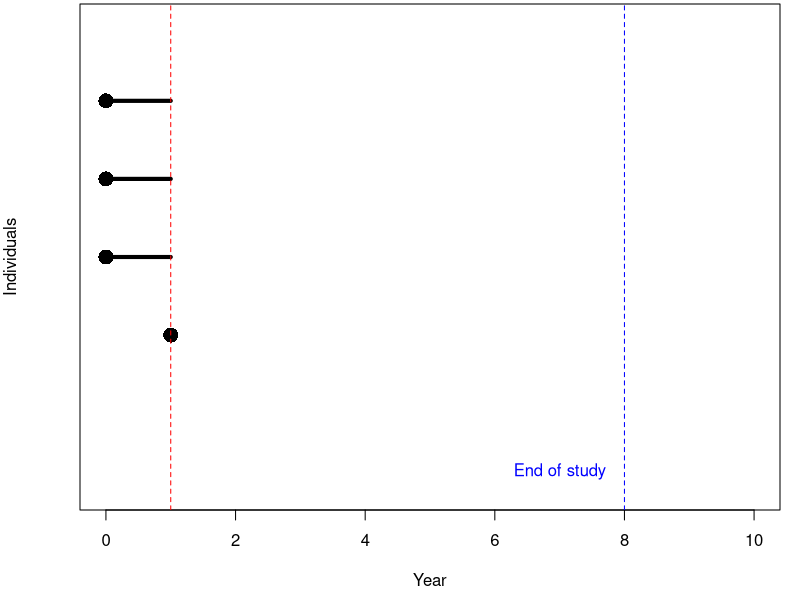
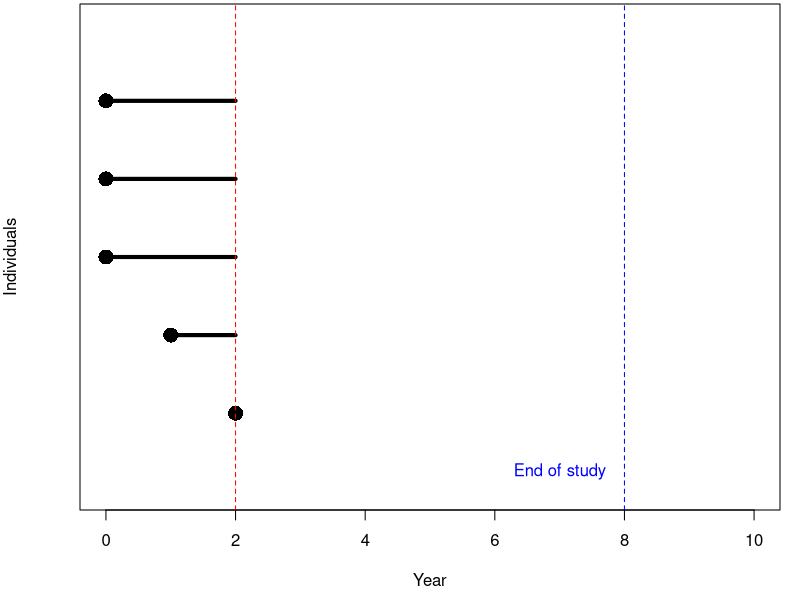
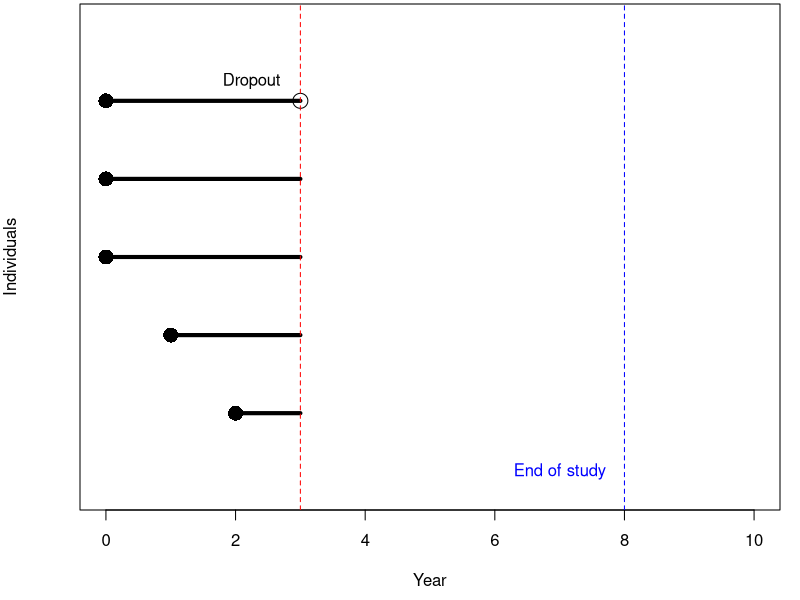
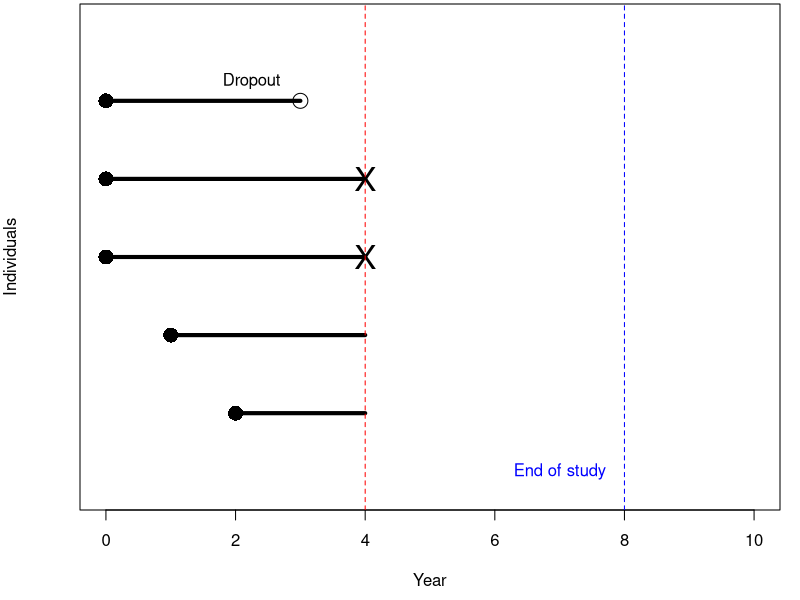
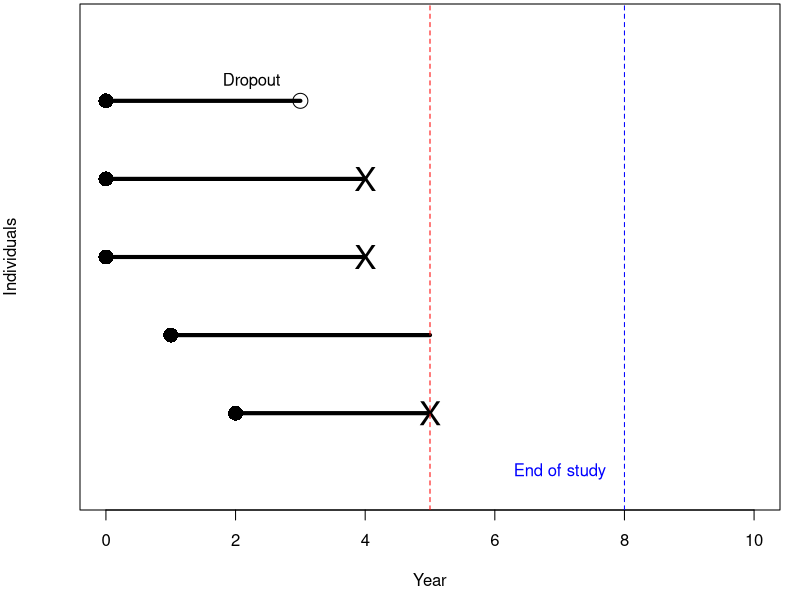
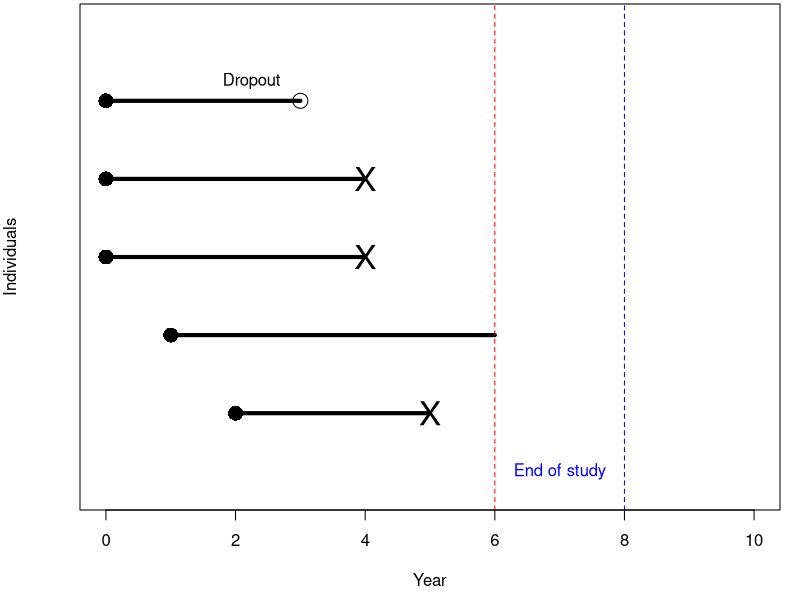
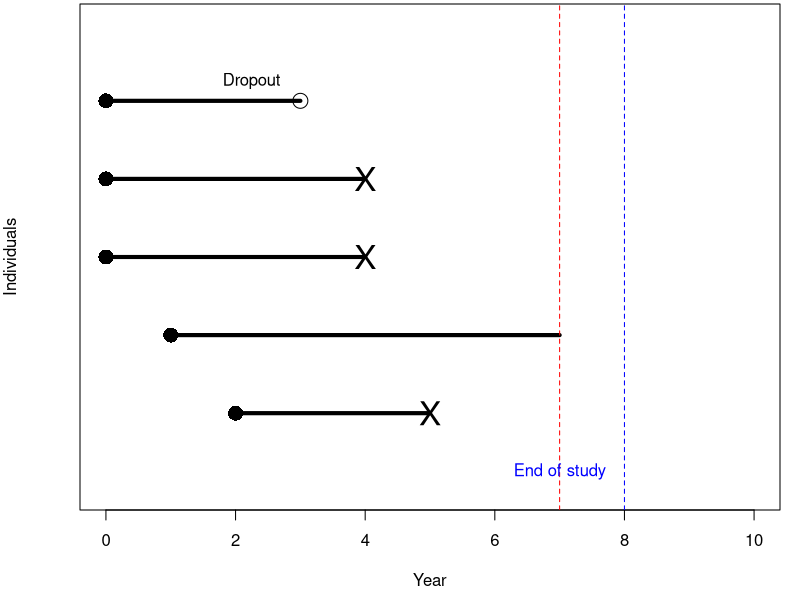
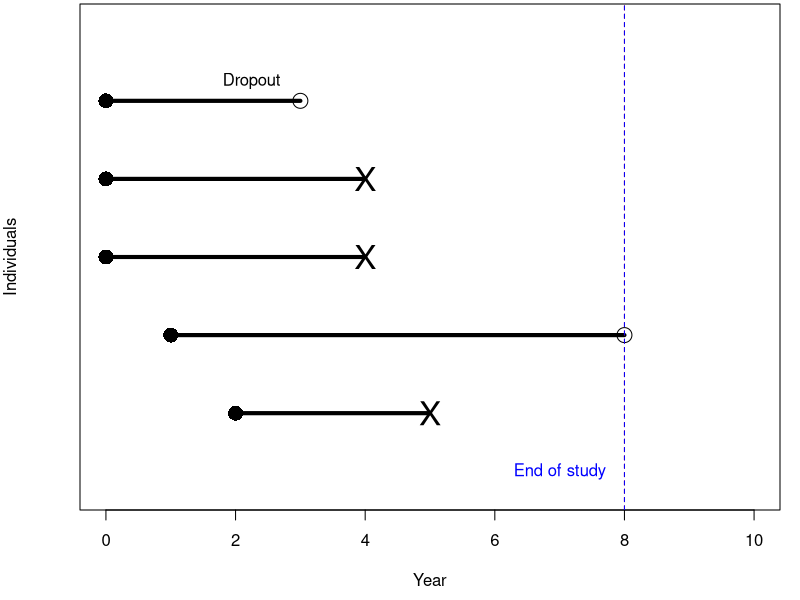

Recreate these plots in R, in order.
## ---- chunk 1
knitr::opts_chunk$set(echo=FALSE, warning=FALSE, message=FALSE)
## ---- chunk 2
par(mar = c(4.5,4,0.2,1))
plot(1, type = "n", xlim = c(0,10), ylim = c(0,6), yaxt = "n", xlab = "Year", ylab = "Individuals")
segments(x0 = 0, y0 = 5:3, x1 = 1, lwd = 4)
points(x = c(0,0,0,1), y = 5:2, pch = 16, cex = 2)
abline(v = c(1,8), col = c("red", "blue"), lty = "dashed")
text(x = 7, y = 0.25, labels = "End of study", col = "blue")
## ---- chunk 3
par(mar = c(4.5,4,0.2,1))
plot(1, type = "n", xlim = c(0,10), ylim = c(0,6), yaxt = "n", xlab = "Year", ylab = "Individuals")
segments(x0 = c(0,0,0,1), y0 = 5:2, x1 = 2, lwd = 4)
points(x = c(0,0,0,1,2), y = 5:1, pch = 16, cex = 2)
abline(v = c(2,8), col = c("red", "blue"), lty = "dashed")
text(x = 7, y = 0.25, labels = "End of study", col = "blue")
## ---- chunk 4
par(mar = c(4.5,4,0.2,1))
plot(1, type = "n", xlim = c(0,10), ylim = c(0,6), yaxt = "n", xlab = "Year", ylab = "Individuals")
segments(x0 = c(0,0,0,1,2), y0 = 5:1, x1 = 3, lwd = 4)
points(x = c(0,0,0,1,2), y = 5:1, pch = 16, cex = 2)
points(x = 3, y = 5, pch = 1, cex = 2)
abline(v = c(3,8), col = c("red", "blue"), lty = "dashed")
text(x = 7, y = 0.25, labels = "End of study", col = "blue")
text(x = 2.25, y = 5.25, labels = "Dropout")
## ---- chunk 5
par(mar = c(4.5,4,0.2,1))
plot(1, type = "n", xlim = c(0,10), ylim = c(0,6), yaxt = "n", xlab = "Year", ylab = "Individuals")
segments(x0 = c(0,0,0,1,2), y0 = 5:1, x1 = c(3,rep(4,4)), lwd = 4)
points(x = c(0,0,0,1,2), y = 5:1, pch = 16, cex = 2)
points(x = 3, y = 5, pch = 1, cex = 2)
points(x = rep(4,2), y = c(4,3), pch = "X", cex = 2)
abline(v = c(4,8), col = c("red", "blue"), lty = "dashed")
text(x = 7, y = 0.25, labels = "End of study", col = "blue")
text(x = 2.25, y = 5.25, labels = "Dropout")
## ---- chunk 6
par(mar = c(4.5,4,0.2,1))
plot(1, type = "n", xlim = c(0,10), ylim = c(0,6), yaxt = "n", xlab = "Year", ylab = "Individuals")
segments(x0 = c(0,0,0,1,2), y0 = 5:1, x1 = c(3,4,4,5,5), lwd = 4)
points(x = c(0,0,0,1,2), y = 5:1, pch = 16, cex = 2)
points(x = 3, y = 5, pch = 1, cex = 2)
points(x = c(rep(4,2),5), y = c(4,3,1), pch = "X", cex = 2)
abline(v = c(5,8), col = c("red", "blue"), lty = "dashed")
text(x = 7, y = 0.25, labels = "End of study", col = "blue")
text(x = 2.25, y = 5.25, labels = "Dropout")
## ---- chunk 7
par(mar = c(4.5,4,0.2,1))
plot(1, type = "n", xlim = c(0,10), ylim = c(0,6), yaxt = "n", xlab = "Year", ylab = "Individuals")
segments(x0 = c(0,0,0,1,2), y0 = 5:1, x1 = c(3,4,4,6,5), lwd = 4)
points(x = c(0,0,0,1,2), y = 5:1, pch = 16, cex = 2)
points(x = 3, y = 5, pch = 1, cex = 2)
points(x = c(rep(4,2),5), y = c(4,3,1), pch = "X", cex = 2)
abline(v = c(6,8), col = c("red", "blue"), lty = "dashed")
text(x = 7, y = 0.25, labels = "End of study", col = "blue")
text(x = 2.25, y = 5.25, labels = "Dropout")
## ---- chunk 8
par(mar = c(4.5,4,0.2,1))
plot(1, type = "n", xlim = c(0,10), ylim = c(0,6), yaxt = "n", xlab = "Year", ylab = "Individuals")
segments(x0 = c(0,0,0,1,2), y0 = 5:1, x1 = c(3,4,4,7,5), lwd = 4)
points(x = c(0,0,0,1,2), y = 5:1, pch = 16, cex = 2)
points(x = 3, y = 5, pch = 1, cex = 2)
points(x = c(rep(4,2),5), y = c(4,3,1), pch = "X", cex = 2)
abline(v = c(7,8), col = c("red", "blue"), lty = "dashed")
text(x = 7, y = 0.25, labels = "End of study", col = "blue")
text(x = 2.25, y = 5.25, labels = "Dropout")
## ---- chunk 9
par(mar = c(4.5,4,0.2,1))
plot(1, type = "n", xlim = c(0,10), ylim = c(0,6), yaxt = "n", xlab = "Year", ylab = "Individuals")
segments(x0 = c(0,0,0,1,2), y0 = 5:1, x1 = c(3,4,4,8,5), lwd = 4)
points(x = c(0,0,0,1,2), y = 5:1, pch = 16, cex = 2)
points(x = c(3,8), y = c(5,2), pch = 1, cex = 2)
points(x = c(rep(4,2),5), y = c(4,3,1), pch = "X", cex = 2)
abline(v = c(8,8), col = c("red", "blue"), lty = "dashed")
text(x = 7, y = 0.25, labels = "End of study", col = "blue")
text(x = 2.25, y = 5.25, labels = "Dropout")
## ---- chunk 10
par(mar = c(4.5,4,0.2,1))
plot(1, type = "n", xlim = c(0,10), ylim = c(0,6), yaxt = "n", xlab = "Year", ylab = "Individuals")
segments(x0 = c(0,0,0,1,2), y0 = 5:1, x1 = c(3,4,4,8,5), lwd = 4)
segments(x0 = 8, y0 = 2, x1 = 10, lwd = 4, lty = "dashed", col = "gray50")
points(x = c(0,0,0,1,2), y = 5:1, pch = 16, cex = 2)
points(x = c(3,8), y = c(5,2), pch = 1, cex = 2)
points(x = c(rep(4,2),5,10), y = c(4,3,1,2), pch = "X", cex = 2)
abline(v = c(8,8), col = c("red", "blue"), lty = "dashed")
text(x = 7, y = 0.25, labels = "End of study", col = "blue")
text(x = 2.25, y = 5.25, labels = "Dropout")
## ---- chunk 11
par(mar = c(4.5,4,0.2,1))
plot(1, type = "n", xlim = c(0,10), ylim = c(0,6), yaxt = "n", xlab = "Year", ylab = "Individuals")
segments(x0 = c(0,0,0,1,2), y0 = 5:1, x1 = c(3,4,4,8,5), lwd = 4)
segments(x0 = 8, y0 = 2, x1 = 10, lwd = 4, lty = "dashed", col = "gray50")
points(x = c(0,0,0,1,2), y = 5:1, pch = 16, cex = 2)
points(x = c(3,8), y = c(5,2), pch = 1, cex = 2)
points(x = c(rep(4,2),5,10), y = c(4,3,1,2), pch = "X", cex = 2)
abline(v = c(8,8), col = c("red", "blue"), lty = "dashed")
text(x = 7, y = 0.25, labels = "End of study", col = "blue")
text(x = 2.25, y = 5.25, labels = "Dropout")
text(x = c(1.75,6.75), y = c(4.75,1.75), labels = "Right-censored", col = "red")
## ---- chunk 12
par(mar = c(4.5,4,0.2,1))
plot(1, type = "n", xlim = c(0,10), ylim = c(0,2), yaxt = "n", xlab = "Year", ylab = "Individuals")
segments(x0 = 0, x1 = 7, y0 = 1, lwd = 4)
points(x = c(5,7), y = c(1,1), pch = "X", cex = 2, col = c("red", "black"))
text(x = c(5,7), y = c(0.75,1.25), labels = c("Infection onset", "Infection detection"), col = c("red", "black"))
## ---- chunk 13
par(mar = c(4.5,4,0.2,1))
plot(1, type = "n", xlim = c(0,10), ylim = c(0,2), yaxt = "n", xlab = "Year", ylab = "Individuals")
segments(x0 = 0, x1 = 7, y0 = 1, lwd = 4)
points(x = c(3,5,7), y = rep(1,3), pch = "X", cex = 2, col = c("black", "red", "black"))
text(x = c(3,5,7), y = c(1.25,0.75,1.25), labels = c("No infection detection", "Infection onset", "Infection detection"), col = c("black", "red", "black"))
## ---- chunk 14
par(mfrow = c(1,2))
t <- seq(0, 20, 0.01)
s1 <- pexp(t, lower.tail = FALSE, rate = 0.1)
s2 <- pexp(t, lower.tail = FALSE, rate = 0.2)
plot(t, s1, type = "l", ylim = range(s1, s2), xlab = "Time", ylab = "Survival probability")
lines(t, s2, col = "red")
text(x = c(5,15), y = c(0.05,0.45), labels = c("Worse survival", "Better survival"), col = c("red", "black"))
## Hazard
plot(t, rep(0.1, length(t)), type = "l", xlab = "Time", ylab = "Hazard", ylim = c(0,0.3))
lines(t, rep(0.2, length(t)), col = "red")
text(x = c(10,10), y = c(0.07,0.23), labels = c("Better survival", "Worse survival"), col = c("black", "red"))
## ---- chunk 15
par(mfrow = c(2,2))
h1 <- rep(3, length(t))
h2 <- exp(t-10)
h3 <- exp(-t-2)
h4 <- sin(t*1.5*pi/20)
plot(t, h1, type = "l", xlab = "Time", ylab = "Hazard", xaxt = "n", yaxt = "n", main = "Healthy individuals")
plot(t, h2, type = "l", xlab = "Time", ylab = "Hazard", xaxt = "n", yaxt = "n", main = "Cancer patients")
plot(t, h3, type = "l", xlab = "Time", ylab = "Hazard", xaxt = "n", yaxt = "n", main = "Newborn infants")
plot(t, h4, type = "l", xlab = "Time", ylab = "Hazard", xaxt = "n", yaxt = "n", main = "Acute onset, long-term disease")
## ---- chunk 16
library(survival)
data(lung)
lung$SurvObj <- with(lung, Surv(time, status == 2))
km.by.sex <- survfit(SurvObj ~ sex, data = lung, conf.type = "log-log")
t <- seq(0,1000)
s_true1 <- pexp(t, lower.tail = FALSE, rate = 0.002)
s_true2 <- pexp(t, lower.tail = FALSE, rate = 0.004)
par(mfrow = c(1,2))
plot(t, s_true1, type = "l", xlab = "Time", ylab = "Survival probability", main = "True survival functions", ylim = c(0,1))
lines(t, s_true2, col = "red")
legend("topright", legend = c("group 1", "group 2"), col = c("black", "red"), lty = "solid", bty = "n")
plot(km.by.sex, mark.time = FALSE, col = c("red", "black"), xlab = "Time from study enrollment", main = "Estimated survival functions")
## ---- chunk 17
survdiff(SurvObj ~ sex, data = lung)
## ---- chunk 18
coxph(SurvObj ~ age + sex, data = lung)
